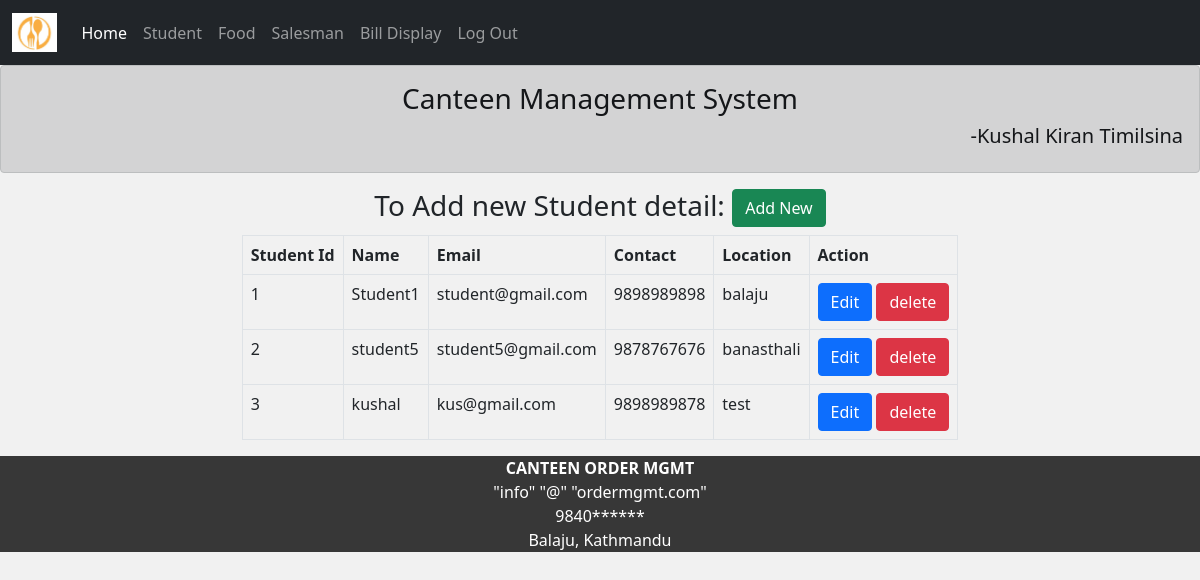
Page /Admin/list_student.php on the committed database.
### tables this page shows
CREATE TABLE `student` (
  `s_id` int(5) NOT NULL,
  `s_name` varchar(30) NOT NULL,
  `s_email` varchar(50) NOT NULL,
  `s_contact` varchar(10) NOT NULL,
  `s_location` varchar(50) NOT NULL
);

### Admin/list_student.php (the view, shortened to what this page needs)
<?php  include 'header.php';?>
<?php
include 'conn.php';
include 'components.php';
?>
<html>
<body style="background-color: #f1f1f1;" >
<h3 align="center"> To Add new Student detail: <a type="button" class="btn btn-success" href="add_student.php">Add New</a></h3>
<?php
$sql = "SELECT s_id, s_name, s_email, s_contact, s_location FROM student";
$result = mysqli_query($conn,$sql);
echo "<table class='table table-bordered w-auto p-3' align='center' color='white'>
<tr>
<th >Student Id</th>
<th >Name</th>
<th >Email</th>
<th >Contact</th>
<th >Location</th>
<th >Action</th>
</tr>";
while($row = mysqli_fetch_array($result))
  {
  echo "<tr>";
  echo "<td>" . $row['s_id'] . "</td>";
  echo "<td>" . $row['s_name'] . "</td>";
  echo "<td>" . $row['s_email'] . "</td>";
  echo "<td>" . $row['s_contact'] . "</td>";
  echo "<td>" . $row['s_location'] . "</td>";
  $id=$row['s_id'];
  echo "<td>"."<a class='btn btn-primary' href='edit_student.php?edit=$id'>Edit</a>"." \t"."<a class='btn btn-danger' href='delete_student.php?del=$id'>delete</a>"."</td>";
  echo "</tr>";
  }
echo "</table>";
?>
<?php include 'footer.php';?>
</body>
</html>

### rows in the picture
student: s_id "1", s_name "Student1", s_email "student@gmail.com", s_contact "9898989898", s_location "balaju"
student: s_id "2", s_name "student5", s_email "student5@gmail.com", s_contact "9878767676", s_location "banasthali"
student: s_id "3", s_name "kushal", s_email "kus@gmail.com", s_contact "9898989878", s_location "test"
